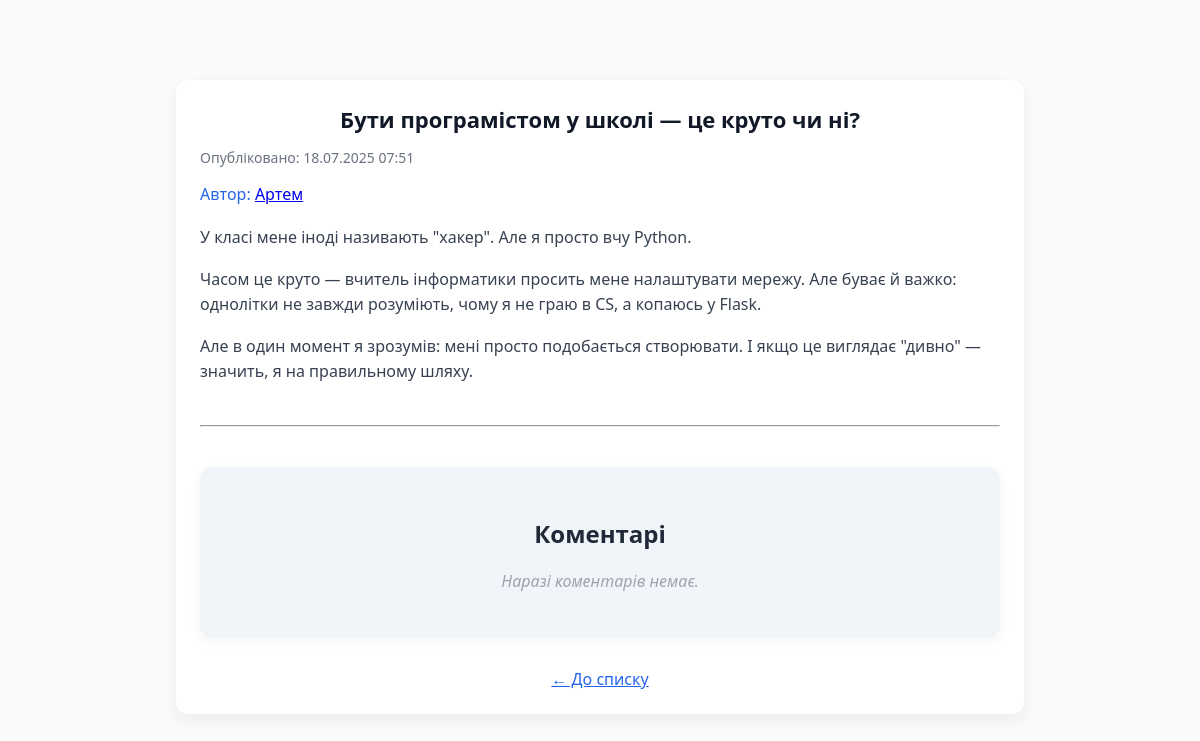
The page /post/7/ on the database as committed earlier.
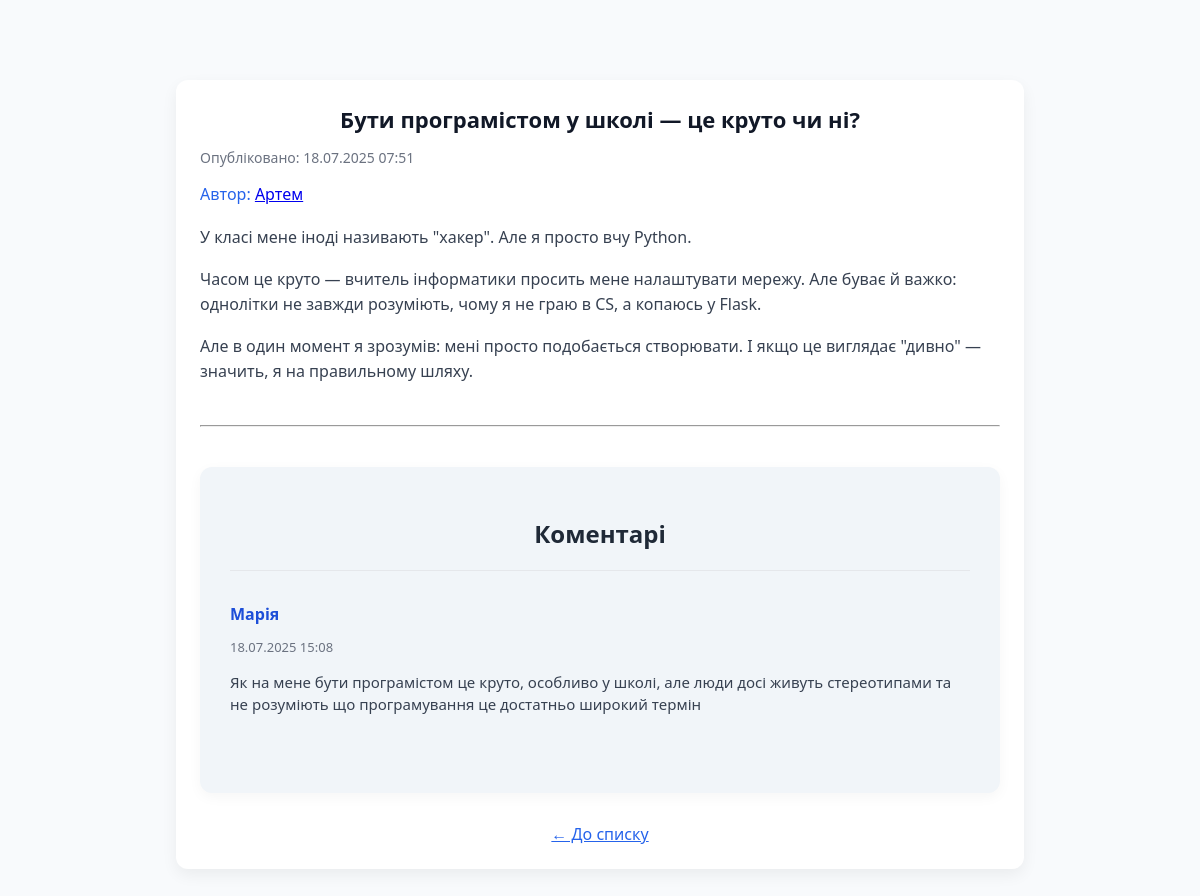
The same page on the database as committed later.
### blog/models.py (models this page shows, shortened)
class Comment(models.Model):
    post = models.ForeignKey(Post, on_delete = models.CASCADE, related_name = "comments")
    author = models.ForeignKey(Author, on_delete = models.CASCADE)
    text = models.TextField()
    created_date = models.DateTimeField(auto_now_add = True)

class Author(models.Model):
    name = models.CharField(max_length = 100)
    bio = models.TextField()

### blog/views.py (the view)
# urls.py: path('post/<int:pk>/', views.post, name='post'),
def post(request, pk):
    post = get_object_or_404(Post, pk=pk)
    comments = post.comments.all().order_by('-created_date')
    return render(request, 'post.html', {
        'post': post,
        'comments': comments
    })

### blog/templates/post.html (shortened to what this page needs)
{% load static %}
<!DOCTYPE html>
<html>
<head>
    <link rel="stylesheet" href="{% static 'style.css' %}">
</head>
<body>
    <div class="post-card" style="max-width: 800px; margin: 40px auto;">
        <h1 class="post-title">{{ post.title }}</h1>
        <p class="post-date">
            Опубліковано: {{ post.published_date|date:"d.m.Y H:i" }}
        </p>
        <p class="post-author">
            Автор: <a href="{% url 'author' post.author.pk %}">
                {{ post.author.name }}
            </a>
        </p>
        <div class="post-content" style="margin-top: 20px;">
            {{ post.content|linebreaks }}
        </div>
        <hr style="margin: 40px 0;">
        <div class="comments-section">
            <h2>Коментарі</h2>
            {% if comments %}
                {% for comment in comments %}
                    <div class="comment-card">
                        <p class="comment-author">{{ comment.author.name }}</p>
                        <p class="comment-date">{{ comment.created_date|date:"d.m.Y H:i" }}</p>
                        <div class="comment-text">{{ comment.text|linebreaks }}</div>
                    </div>
                {% endfor %}
            {% else %}
                <p class="no-comments">Наразі коментарів немає.</p>
            {% endif %}
        </div>
        <div style="margin-top: 30px; text-align: center;">
            <a href="{% url 'post_list' %}" class="post-author">← До списку</a>
        </div>
    </div>
</body>
</html>

Rows that differ between the two databases and show on the page:
added Comment: author.name "Марія", created_date "18.07.2025 15:08", text "Як на мене бути програмістом це круто, особливо у школі, але люди досі живуть стереотипами та не розуміють що програмування це достатньо широкий термін"
Other text that changed with them:
text no longer shown: "Наразі коментарів немає."
